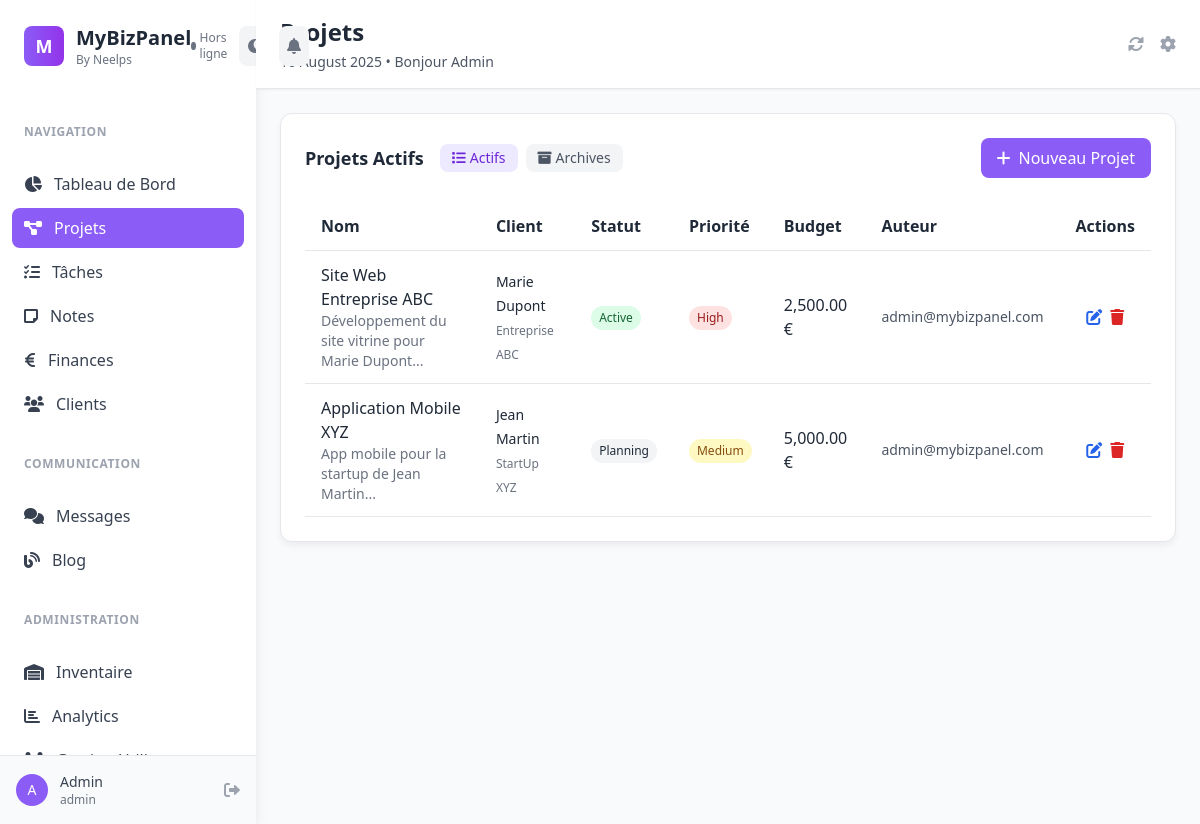
The app's page /?page=projects (signed in) with its own data.
### tables this page shows
CREATE TABLE projects (
    id VARCHAR(50) PRIMARY KEY,
    name VARCHAR(255) NOT NULL,
    description TEXT,
    status ENUM('planning', 'active', 'completed', 'on-hold') DEFAULT 'planning',
    priority ENUM('low', 'medium', 'high') DEFAULT 'medium',
    budget DECIMAL(10,2),
    start_date DATE,
    end_date DATE,
    client_id VARCHAR(50),
    user_id VARCHAR(50) NOT NULL,
    is_archived BOOLEAN DEFAULT FALSE,
    archived_at TIMESTAMP NULL,
    archived_by VARCHAR(50),
    created_at TIMESTAMP DEFAULT CURRENT_TIMESTAMP,
    updated_at TIMESTAMP DEFAULT CURRENT_TIMESTAMP ON UPDATE CURRENT_TIMESTAMP,
    INDEX idx_user_id (user_id),
    INDEX idx_client_id (client_id),
    INDEX idx_status (status),
    INDEX idx_priority (priority),
    INDEX idx_archived (is_archived),
    INDEX idx_archived_by (archived_by)
);

CREATE TABLE clients (
    id VARCHAR(50) PRIMARY KEY,
    name VARCHAR(255) NOT NULL,
    email VARCHAR(255) UNIQUE,
    phone VARCHAR(50),
    company VARCHAR(255),
    address TEXT,
    notes TEXT,
    user_id VARCHAR(50) NOT NULL,
    created_at TIMESTAMP DEFAULT CURRENT_TIMESTAMP,
    updated_at TIMESTAMP DEFAULT CURRENT_TIMESTAMP ON UPDATE CURRENT_TIMESTAMP,
    INDEX idx_user_id (user_id),
    INDEX idx_email (email)
);

CREATE TABLE users (
    id VARCHAR(50) PRIMARY KEY,
    email VARCHAR(255) UNIQUE NOT NULL,
    password VARCHAR(255) NOT NULL,
    first_name VARCHAR(100),
    last_name VARCHAR(100),
    role ENUM('admin', 'support', 'employee') DEFAULT 'employee',
    is_active BOOLEAN DEFAULT TRUE,
    created_at TIMESTAMP DEFAULT CURRENT_TIMESTAMP,
    updated_at TIMESTAMP DEFAULT CURRENT_TIMESTAMP ON UPDATE CURRENT_TIMESTAMP,
    INDEX idx_email (email),
    INDEX idx_role (role)
);

### config.php (called while the page is built, shortened)
<?php
function sanitizeOutput($value) {
    return htmlspecialchars($value ?? '', ENT_QUOTES, 'UTF-8');
}
?>

### pages/projects.php (the view, shortened to what this page needs)
<?php
$editProject = null;
$showArchived = isset($_GET['view']) && $_GET['view'] === 'archived';
try {
    $stmt = $pdo->prepare("
        SELECT p.*, u.email as author_email, c.name as client_name, c.company as client_company,
               archiver.email as archived_by_email
        FROM projects p
        LEFT JOIN users u ON p.user_id = u.id
        LEFT JOIN clients c ON p.client_id = c.id
        LEFT JOIN users archiver ON p.archived_by = archiver.id
        WHERE p.is_archived = ?
        ORDER BY " . ($showArchived ? "p.archived_at DESC" : "p.created_at DESC") . "
    ");
    $stmt->execute([$showArchived ? 1 : 0]);
    $projects = $stmt->fetchAll();
} catch (Exception $e) {
    $projects = [];
    $error = "Erreur lors de la récupération des projets : " . $e->getMessage();
}
?>
<div class="space-y-6">
    <?php if (isset($_GET['action']) && $_GET['action'] === 'new' || $editProject): ?>
    <div class="card p-6">
        <h3 class="text-lg font-semibold mb-4">
            <?= $editProject ? 'Modifier le projet' : 'Nouveau projet' ?>
        </h3>
        <form method="POST" class="space-y-4">
            <input type="hidden" name="action" value="<?= $editProject ? 'update' : 'create' ?>">
            <?php if ($editProject): ?>
            <input type="hidden" name="id" value="<?= $editProject['id'] ?>">
            <?php endif; ?>
            <div class="grid grid-cols-1 md:grid-cols-3 gap-4">
                <div>
                    <label class="block text-sm font-medium text-gray-700 mb-2">Nom du projet *</label>
                    <input type="text" name="name" required class="w-full px-3 py-2 border border-gray-300 rounded-lg focus:ring-2 focus:ring-violet-500"
                           value="<?= sanitizeOutput($editProject['name'] ?? '') ?>">
                </div>
                <div>
                    <label class="block text-sm font-medium text-gray-700 mb-2">Client</label>
                    <select name="client_id" class="w-full px-3 py-2 border border-gray-300 rounded-lg focus:ring-2 focus:ring-violet-500">
                        <option value="">Aucun client</option>
                        <?php
                        try {
                            $clientsStmt = $pdo->query("SELECT id, name, company FROM clients ORDER BY name ASC");
                            $clientsList = $clientsStmt->fetchAll();
                            foreach ($clientsList as $client):
                        ?>
                        <option value="<?= $client['id'] ?>" <?= ($editProject['client_id'] ?? '') === $client['id'] ? 'selected' : '' ?>>
                            <?= sanitizeOutput($client['name']) ?><?= $client['company'] ? ' (' . sanitizeOutput($client['company']) . ')' : '' ?>
                        </option>
                        <?php endforeach; } catch (Exception $e) {} ?>
                    </select>
                </div>
                <div>
                    <label class="block text-sm font-medium text-gray-700 mb-2">Statut</label>
                    <select name="status" class="w-full px-3 py-2 border border-gray-300 rounded-lg focus:ring-2 focus:ring-violet-500">
                        <option value="planning" <?= ($editProject['status'] ?? '') === 'planning' ? 'selected' : '' ?>>Planification</option>
                        <option value="active" <?= ($editProject['status'] ?? '') === 'active' ? 'selected' : '' ?>>Actif</option>
                        <option value="completed" <?= ($editProject['status'] ?? '') === 'completed' ? 'selected' : '' ?>>Terminé</option>
                        <option value="on-hold" <?= ($editProject['status'] ?? '') === 'on-hold' ? 'selected' : '' ?>>En pause</option>
                    </select>
                </div>
                <div>
                    <label class="block text-sm font-medium text-gray-700 mb-2">Priorité</label>
                    <select name="priority" class="w-full px-3 py-2 border border-gray-300 rounded-lg focus:ring-2 focus:ring-violet-500">
                        <option value="low" <?= ($editProject['priority'] ?? '') === 'low' ? 'selected' : '' ?>>Basse</option>
                        <option value="medium" <?= ($editProject['priority'] ?? '') === 'medium' ? 'selected' : '' ?>>Moyenne</option>
                        <option value="high" <?= ($editProject['priority'] ?? '') === 'high' ? 'selected' : '' ?>>Haute</option>
                    </select>
                </div>
                <div>
                    <label class="block text-sm font-medium text-gray-700 mb-2">Budget (€)</label>
                    <input type="number" step="0.01" name="budget" class="w-full px-3 py-2 border border-gray-300 rounded-lg focus:ring-2 focus:ring-violet-500"
                           value="<?= $editProject['budget'] ?? '' ?>">
                </div>
                <div>
                    <label class="block text-sm font-medium text-gray-700 mb-2">Date de début</label>
                    <input type="date" name="start_date" class="w-full px-3 py-2 border border-gray-300 rounded-lg focus:ring-2 focus:ring-violet-500"
                           value="<?= $editProject['start_date'] ?? '' ?>">
                </div>
                <div>
                    <label class="block text-sm font-medium text-gray-700 mb-2">Date de fin</label>
                    <input type="date" name="end_date" class="w-full px-3 py-2 border border-gray-300 rounded-lg focus:ring-2 focus:ring-violet-500"
                           value="<?= $editProject['end_date'] ?? '' ?>">
                </div>
            </div>
            <div>
                <label class="block text-sm font-medium text-gray-700 mb-2">Description</label>
                <textarea name="description" rows="3" class="w-full px-3 py-2 border border-gray-300 rounded-lg focus:ring-2 focus:ring-violet-500"><?= sanitizeOutput($editProject['description'] ?? '') ?></textarea>
            </div>
            <div class="flex space-x-4">
                <button type="submit" class="btn-primary px-6 py-2 rounded-lg">
                    <?= $editProject ? 'Modifier' : 'Créer' ?>
                </button>
                <a href="?page=projects" class="bg-gray-500 text-white px-6 py-2 rounded-lg hover:bg-gray-600">Annuler</a>
            </div>
        </form>
    </div>
    <?php else: ?>
    <div class="card p-6">
        <div class="flex justify-between items-center mb-6">
            <div class="flex items-center space-x-4">
                <h3 class="text-lg font-semibold">
                    <?= $showArchived ? 'Archives Projets' : 'Projets Actifs' ?>
                </h3>
                <div class="flex space-x-2">
                    <a href="?page=projects"
                       class="px-3 py-1 rounded-lg text-sm <?= !$showArchived ? 'bg-violet-100 text-violet-700' : 'bg-gray-100 text-gray-600 hover:bg-gray-200' ?>">
                        <i class="fas fa-list mr-1"></i>Actifs
                    </a>
                    <a href="?page=projects&view=archived"
                       class="px-3 py-1 rounded-lg text-sm <?= $showArchived ? 'bg-violet-100 text-violet-700' : 'bg-gray-100 text-gray-600 hover:bg-gray-200' ?>">
                        <i class="fas fa-archive mr-1"></i>Archives
                    </a>
                </div>
            </div>
            <?php if (!$showArchived): ?>
            <a href="?page=projects&action=new" class="btn-primary px-4 py-2 rounded-lg">
                <i class="fas fa-plus mr-2"></i>Nouveau Projet
            </a>
            <?php endif; ?>
        </div>
        <?php if (empty($projects)): ?>
        <div class="text-center text-gray-500 py-12">
            <i class="fas fa-project-diagram text-4xl mb-4"></i>
            <p>Aucun projet trouvé</p>
            <p class="text-sm">Commencez par créer votre premier projet</p>
        </div>
        <?php else: ?>
        <div class="overflow-x-auto">
            <table class="w-full">
                <thead>
                    <tr class="border-b">
                        <th class="text-left py-3 px-4">Nom</th>
                        <th class="text-left py-3 px-4">Client</th>
                        <th class="text-left py-3 px-4">Statut</th>
                        <th class="text-left py-3 px-4">Priorité</th>
                        <th class="text-left py-3 px-4">Budget</th>
                        <th class="text-left py-3 px-4">Auteur</th>
                        <th class="text-center py-3 px-4">Actions</th>
                    </tr>
                </thead>
                <tbody>
                    <?php foreach ($projects as $project): ?>
                    <tr class="border-b hover:bg-gray-50">
                        <td class="py-3 px-4">
                            <div>
                                <p class="font-medium"><?= sanitizeOutput($project['name']) ?></p>
                                <?php if ($project['description']): ?>
                                <p class="text-sm text-gray-500"><?= sanitizeOutput(substr($project['description'], 0, 50)) ?>...</p>
                                <?php endif; ?>
                            </div>
                        </td>
                        <td class="py-3 px-4">
                            <?php if ($project['client_name']): ?>
                                <span class="text-sm font-medium"><?= sanitizeOutput($project['client_name']) ?></span>
                                <?php if ($project['client_company']): ?>
                                <br><span class="text-xs text-gray-500"><?= sanitizeOutput($project['client_company']) ?></span>
                                <?php endif; ?>
                            <?php else: ?>
                                <span class="text-gray-400">Aucun client</span>
                            <?php endif; ?>
                        </td>
                        <td class="py-3 px-4">
                            <span class="inline-flex items-center px-2 py-1 rounded-full text-xs
                                <?php
                                switch($project['status']) {
                                    case 'active': echo 'bg-green-100 text-green-800'; break;
                                    default: echo 'bg-gray-100 text-gray-800';
                                }
                                ?>">
                                <?= ucfirst($project['status']) ?>
                            </span>
                        </td>
                        <td class="py-3 px-4">
                            <span class="inline-flex items-center px-2 py-1 rounded-full text-xs
                                <?php
                                switch($project['priority']) {
                                    case 'high': echo 'bg-red-100 text-red-800'; break;
                                    case 'medium': echo 'bg-yellow-100 text-yellow-800'; break;
                                }
                                ?>">
                                <?= ucfirst($project['priority']) ?>
                            </span>
                        </td>
                        <td class="py-3 px-4">
                            <?= $project['budget'] ? number_format($project['budget'], 2) . ' €' : '-' ?>
                        </td>
                        <td class="py-3 px-4 text-sm text-gray-600">
                            <?= sanitizeOutput($project['author_email']) ?>
                        </td>
                        <td class="py-3 px-4 text-center">
                            <div class="flex space-x-2 justify-center">
                                <?php if (!$showArchived): ?>
                                <a href="?page=projects&edit=<?= $project['id'] ?>" class="text-blue-600 hover:text-blue-800" title="Modifier">
                                    <i class="fas fa-edit"></i>
                                </a>
                                <form method="POST" style="display: inline;" onsubmit="return confirmDelete('Supprimer définitivement ce projet ?')">
                                    <button type="submit" class="text-red-600 hover:text-red-800" title="Supprimer">
                                        <i class="fas fa-trash"></i>
                                    </button>
                                </form>
                                <?php endif; ?>
                            </div>
                        </td>
                    </tr>
                    <?php endforeach; ?>
                </tbody>
            </table>
        </div>
        <?php endif; ?>
    </div>
    <?php endif; ?>
</div>

### index.php (style rules this page uses)
:root { --primary: #8b5cf6; --primary-dark: #7c3aed; --secondary: #f3f4f6; --accent: #fbbf24; }
.btn-primary { background-color: var(--primary); color: white; transition: all 0.3s ease; }
body { background-color: #f8fafc; color: #1f2937; }
.card { background: white; border-radius: 12px; box-shadow: 0 4px 6px rgba(0, 0, 0, 0.05); border: 1px solid #e5e7eb; }

### records on screen
projects: name "Site Web Entreprise ABC", description "Développement du site vitrine pour Marie Dupont", client.name "Marie Dupont", client.company "Entreprise ABC", status "Active", priority "High", budget "2,500.00", user.email "admin@mybizpanel.com"
projects: name "Application Mobile XYZ", description "App mobile pour la startup de Jean Martin", client.name "Jean Martin", client.company "StartUp XYZ", status "Planning", priority "Medium", budget "5,000.00", user.email "admin@mybizpanel.com"

### other values on screen
substr($_SESSION['first_name'] ?? 'U', 0, 1) "A"
sanitizeOutput($_SESSION['first_name'] ?? 'Utilisateur') "Admin"
sanitizeOutput($_SESSION['role'] ?? 'employee') "admin"
$pageTitles[$currentPage] "Projets"
